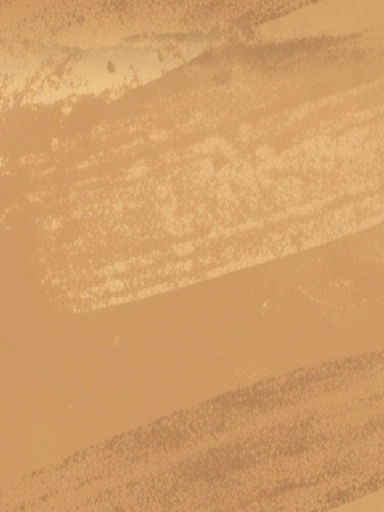
#> input picture assets/environment/ground-earth.webp, 384 x 512 px
$ python -i build-ground-materials.py   (imports and definitions only)
#> lines starting #> are read from the running program, lines starting #| are printed output that depends on the picture
#> further down, picture is the input picture: PIL image 384x512 RGB; mean R, G, B 208.3, 157.4, 103.1
#!/usr/bin/env python3
"""Build small repeating runtime ground materials from the approved local study."""
from pathlib import Path
from PIL import Image, ImageEnhance

ROOT = Path(__file__).resolve().parents[1]
SOURCE = ROOT / '.claude/review/quellen/floor/ground-v2.png'
OUT = ROOT / 'assets/environment'
SIZE = (384, 512)


def seamless(image):
    """Make a periodic Y tile with a smooth overlap seam, never an X repeat."""
    image = image.convert('RGB')
    overlap = 96
    # Keep a 512px output while taking a longer source sample; blend its two
    # ends in Y, then crop the overlap from the period.
    extended = image.resize((SIZE[0], SIZE[1] + overlap), Image.Resampling.LANCZOS)
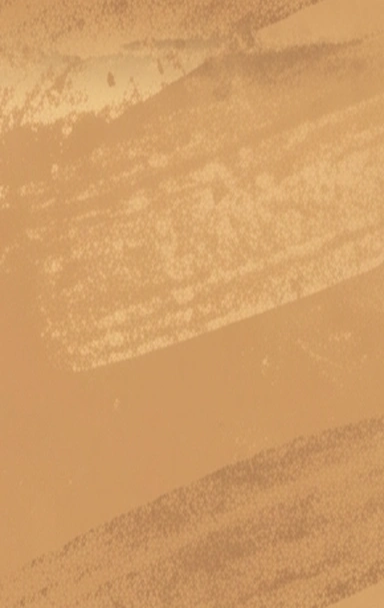
#> extended: PIL image 384x608 RGB; mean R, G, B 208.3, 157.4, 103.2
    top = extended.crop((0, 0, SIZE[0], overlap))
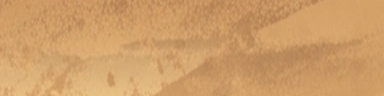
#> top: PIL image 384x96 RGB; mean R, G, B 206.6, 157.7, 104.4
    bottom = extended.crop((0, SIZE[1], SIZE[0], SIZE[1] + overlap))
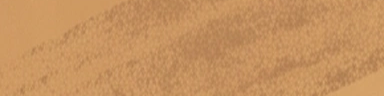
#> bottom: PIL image 384x96 RGB; mean R, G, B 198.6, 146.7, 95.8
    ramp = Image.new('L', (1, overlap))
    ramp.putdata([round(255 * (3 * (i / (overlap - 1)) ** 2 - 2 * (i / (overlap - 1)) ** 3)) for i in range(overlap)])
    blend = Image.composite(top, bottom, ramp.resize((SIZE[0], overlap)))
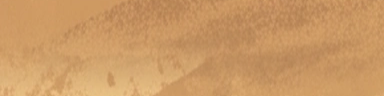
#> blend: PIL image 384x96 RGB; mean R, G, B 203.4, 153.5, 101.3
    middle = extended.crop((0, overlap, SIZE[0], SIZE[1]))
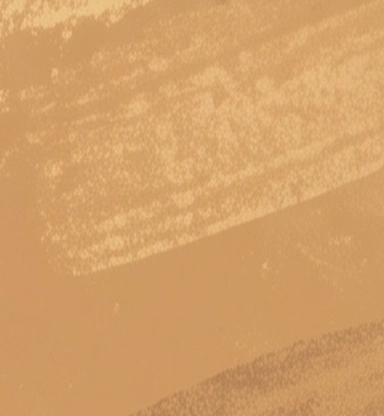
#> middle: PIL image 384x416 RGB; mean R, G, B 210.9, 159.7, 104.6
    result = Image.new('RGB', SIZE)
#> result: PIL image 384x512 RGB; every value is 0
    result.paste(blend, (0, 0))
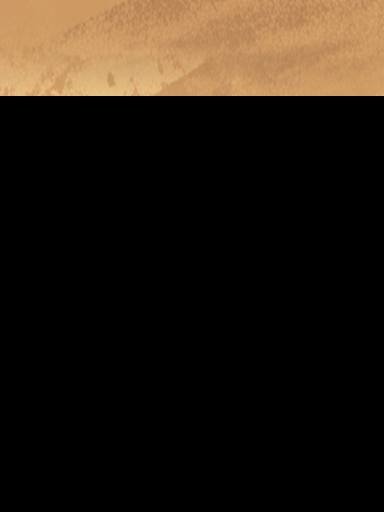
#> result: PIL image 384x512 RGB; mean R, G, B 38.1, 28.8, 19
    result.paste(middle, (0, overlap))
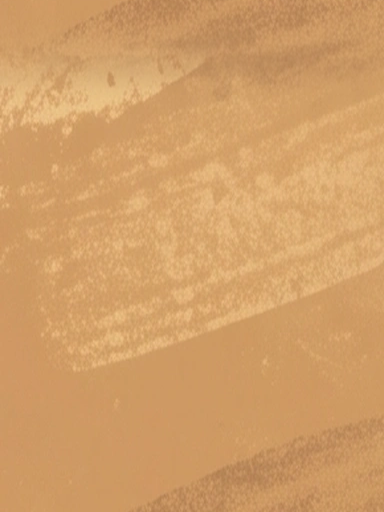
#> result: PIL image 384x512 RGB; mean R, G, B 209.5, 158.6, 103.9
    return result


def main():
    source = Image.open(SOURCE).convert('RGB')
    # Both crops stay in the foreground: earth is clear of the vanishing point;
    # the verge crop is grass/low plants, excluding trunks and the horizon.
    earth = source.crop((470, 2210, 760, 2560))
    verge = source.crop((0, 1630, 300, 2030))
    for name, image in [('ground-earth.webp', earth), ('ground-verge.webp', verge)]:
        target = seamless(image)
        if name == 'ground-verge.webp':
            target = ImageEnhance.Color(target).enhance(0.78)
        target.save(OUT / name, 'WEBP', quality=96, method=6)


# [2 lines not run here, left out]

>>> from PIL import Image
>>> picture = Image.open('../assets/environment/ground-earth.webp')
>>> result = seamless(picture)
